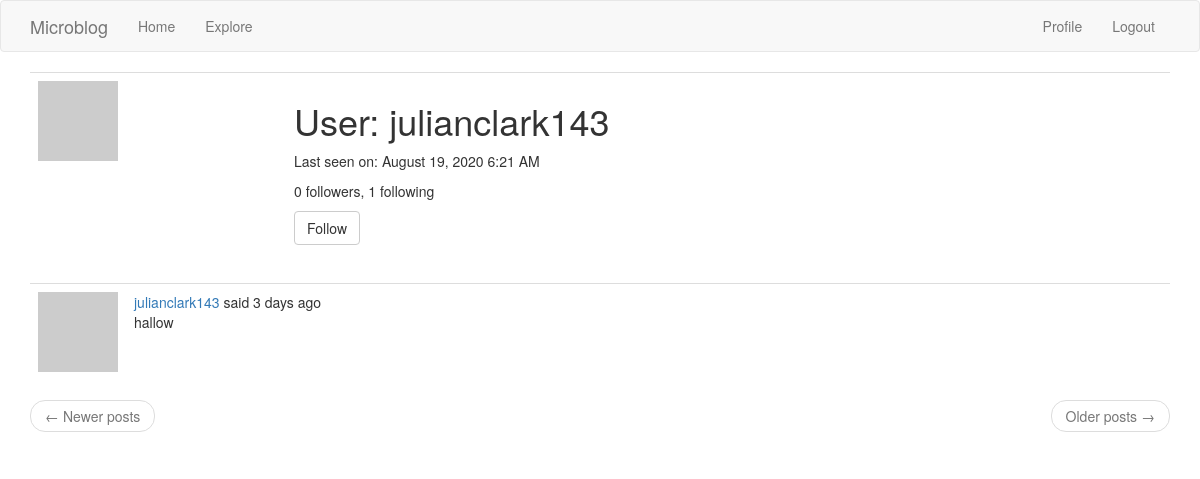
The app's page /user/julianclark143 (signed in), older data.
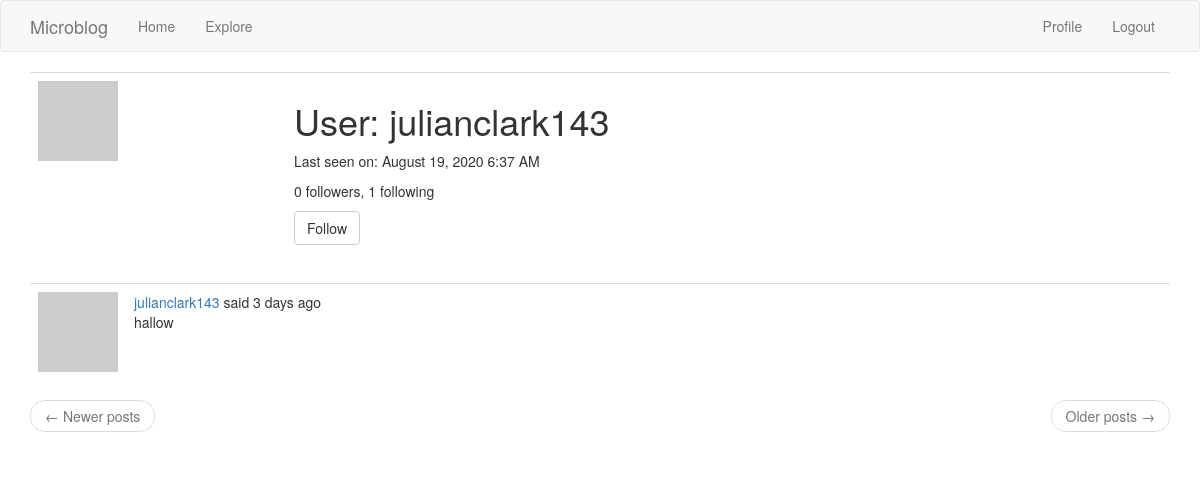
The same page, newer data.
### app/models.py (models this page shows, shortened)
class User(UserMixin, db.Model):
    id = db.Column(db.Integer, primary_key=True)
    username = db.Column(db.String(64), index=True, unique=True)
    email = db.Column(db.String(120), index=True, unique=True)
    password_hash = db.Column(db.String(128))
    posts = db.relationship('Post', backref='author', lazy='dynamic')
    about_me = db.Column(db.String(140))
    last_seen = db.Column(db.DateTime, default=datetime.utcnow)
    followed = db.relationship(
        'User', secondary=followers,
        primaryjoin=(followers.c.follower_id == id),
        secondaryjoin=(followers.c.followed_id == id),
        backref=db.backref('followers', lazy='dynamic'), lazy='dynamic')
    def avatar(self, size):
        digest = md5(self.email.lower().encode('utf-8')).hexdigest()
        return 'https://www.gravatar.com/avatar/{}?d=identicon&s={}'.format(
            digest, size)
    def is_following(self, user):
        return self.followed.filter(
            followers.c.followed_id == user.id).count() > 0

### app/routes.py (the view)
@app.route('/user/<username>')
@login_required
def user(username):
    user = User.query.filter_by(username=username).first_or_404()
    page = request.args.get('page', 1, type=int)
    posts = user.posts.order_by(Post.timestamp.desc()).paginate(
        page, app.config['POSTS_PER_PAGE'], False)
    next_url = url_for('user', username=user.username, page=posts.next_num) \
        if posts.has_next else None
    prev_url = url_for('user', username=user.username, page=posts.prev_num) \
        if posts.has_prev else None
    form = EmptyForm()
    return render_template('user.html', user=user, posts=posts.items,
                           next_url=next_url, prev_url=prev_url, form=form)

### app/forms.py
class EmptyForm(FlaskForm):
    submit = SubmitField('Submit')

### app/models.py (called while the page is built)
@login.user_loader
def load_user(id):
    return User.query.get(int(id))

### app/routes.py (called while the page is built)
@app.before_request
def before_request():
    if current_user.is_authenticated:
        current_user.last_seen = datetime.utcnow()
        db.session.commit()
    g.locale = str(get_locale())

### app/templates/user.html (shortened to what this page needs)
{% extends "base.html" %}
{% block app_content %}
    <table class="table table-hover">
        <tr>
            <td width="256px"><img src="{{ user.avatar(256) }}"></td>
            <td>
                <h1>{{ _('User') }}: {{ user.username }}</h1>
                {% if user.last_seen %}
                <p>{{ _('Last seen on') }}: {{ moment(user.last_seen).format('LLL') }}</p>
                {% endif %}
                <p>{{ _('%(count)d followers', count=user.followers.count()) }}, {{ _('%(count)d following', count=user.followed.count()) }}</p>
                {% if user == current_user %}
                <p><a href="{{ url_for('edit_profile') }}">{{ _('Edit your profile') }}</a></p>
                {% elif not current_user.is_following(user) %}
                <p>
                    <form action="{{ url_for('follow', username=user.username) }}" method="post">
                        {{ form.submit(value=_('Follow'), class_='btn btn-default') }}
                    </form>
                </p>
                {% endif %}
            </td>
        </tr>
    </table>
    {% for post in posts %}
        {% include '_post.html' %}
    {% endfor %}
    <nav aria-label="...">
        <ul class="pager">
            <li class="previous{% if not prev_url %} disabled{% endif %}">
                <a href="{{ prev_url or '#' }}">
                    <span aria-hidden="true">&larr;</span> {{ _('Newer posts') }}
                </a>
            </li>
            <li class="next{% if not next_url %} disabled{% endif %}">
                <a href="{{ next_url or '#' }}">
                    {{ _('Older posts') }} <span aria-hidden="true">&rarr;</span>
                </a>
            </li>
        </ul>
    </nav>
{% endblock %}

Row changes from the older to the newer data that the page shows:
changed User "julianclark143": last_seen "August 19, 2020 6:21 AM" → "August 19, 2020 6:37 AM"
